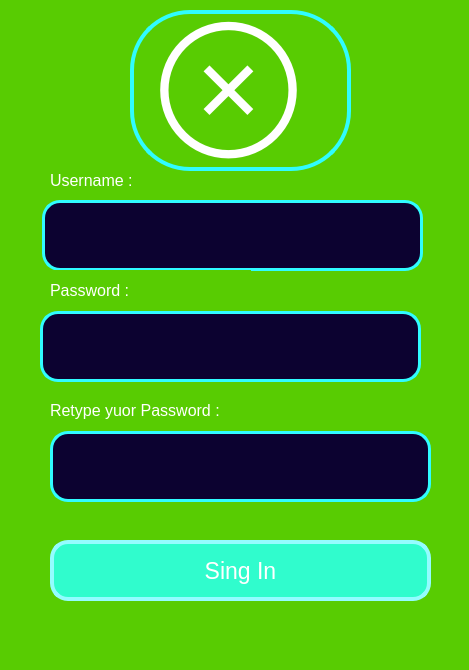
<?xml version="1.0" encoding="UTF-8"?>
<ui version="4.0">
 <class>MainWindow</class>
 <widget class="QMainWindow" name="MainWindow">
  <property name="geometry">
   <rect>
    <x>0</x>
    <y>0</y>
    <width>469</width>
    <height>670</height>
   </rect>
  </property>
  <property name="windowTitle">
   <string>MainWindow</string>
  </property>
  <property name="styleSheet">
   <string notr="true">background-color: #58cc02</string>
  </property>
  <widget class="QWidget" name="centralwidget">
   <widget class="QLabel" name="label_2">
    <property name="geometry">
     <rect>
      <x>50</x>
      <y>160</y>
      <width>201</width>
      <height>41</height>
     </rect>
    </property>
    <property name="font">
     <font>
      <pointsize>12</pointsize>
     </font>
    </property>
    <property name="styleSheet">
     <string notr="true">color: rgb(255, 255, 255);</string>
    </property>
    <property name="text">
     <string>Username :</string>
    </property>
   </widget>
   <widget class="QPushButton" name="Singin_btn">
    <property name="geometry">
     <rect>
      <x>50</x>
      <y>540</y>
      <width>381</width>
      <height>61</height>
     </rect>
    </property>
    <property name="font">
     <font>
      <pointsize>17</pointsize>
     </font>
    </property>
    <property name="cursor">
     <cursorShape>PointingHandCursor</cursorShape>
    </property>
    <property name="styleSheet">
     <string notr="true">#Singin_btn{
color: rgb(255, 255, 255);
background-color: rgb(48, 252, 205);
border-radius: 18px;
border: 4px solid rgb(148, 252, 255);
}
#Singin_btn:hover:pressed{
background-color: rgb(35, 38, 255);
}</string>
    </property>
    <property name="text">
     <string>Sing In</string>
    </property>
   </widget>
   <widget class="QLineEdit" name="Username">
    <property name="geometry">
     <rect>
      <x>42</x>
      <y>200</y>
      <width>381</width>
      <height>71</height>
     </rect>
    </property>
    <property name="font">
     <font>
      <pointsize>16</pointsize>
     </font>
    </property>
    <property name="styleSheet">
     <string notr="true">#Username{
color: rgb(255, 255, 255);
background-color: rgb(12, 2, 48);
border: 3px Solid rgb(48, 252, 255);
border-radius: 18px;
}
#Username:hover{
border: 2px solid rgb(255, 15, 51);
}
 </string>
    </property>
    <property name="text">
     <string/>
    </property>
    <property name="placeholderText">
     <string/>
    </property>
   </widget>
   <widget class="QLineEdit" name="Password">
    <property name="geometry">
     <rect>
      <x>40</x>
      <y>311</y>
      <width>381</width>
      <height>71</height>
     </rect>
    </property>
    <property name="font">
     <font>
      <pointsize>16</pointsize>
     </font>
    </property>
    <property name="styleSheet">
     <string notr="true">#Password{
color: rgb(255, 255, 255);
background-color: rgb(12, 2, 48);
border: 3px solid rgb(48, 252, 255);
border-radius: 18px;
}

#Password:hover{
border: 2px solid rgb(255, 15, 51);
}
</string>
    </property>
    <property name="text">
     <string/>
    </property>
   </widget>
   <widget class="QLabel" name="label_3">
    <property name="geometry">
     <rect>
      <x>50</x>
      <y>270</y>
      <width>201</width>
      <height>41</height>
     </rect>
    </property>
    <property name="font">
     <font>
      <pointsize>12</pointsize>
     </font>
    </property>
    <property name="styleSheet">
     <string notr="true">color: rgb(255, 255, 255);</string>
    </property>
    <property name="text">
     <string>Password :</string>
    </property>
   </widget>
   <widget class="QLabel" name="label">
    <property name="geometry">
     <rect>
      <x>130</x>
      <y>10</y>
      <width>221</width>
      <height>161</height>
     </rect>
    </property>
    <property name="font">
     <font>
      <pointsize>75</pointsize>
      <underline>false</underline>
     </font>
    </property>
    <property name="styleSheet">
     <string notr="true">#label{
color: rgb(255, 255, 255);
border: 4px Solid rgb(48, 252, 255);
border-radius: 60px;
}
#label:hover{
color: rgb(255, 39, 1);
border: 4px dotted rgb(3, 255, 19);
}</string>
    </property>
    <property name="text">
     <string></string>
    </property>
   </widget>
   <widget class="QLineEdit" name="Password_2">
    <property name="geometry">
     <rect>
      <x>50</x>
      <y>431</y>
      <width>381</width>
      <height>71</height>
     </rect>
    </property>
    <property name="font">
     <font>
      <pointsize>16</pointsize>
     </font>
    </property>
    <property name="styleSheet">
     <string notr="true">#Password_2{
color: rgb(255, 255, 255);
background-color: rgb(12, 2, 48);
border: 3px solid rgb(48, 252, 255);
border-radius: 18px;
}

#Password_2:hover{
border: 2px solid rgb(255, 15, 51);
}
</string>
    </property>
    <property name="text">
     <string/>
    </property>
   </widget>
   <widget class="QLabel" name="label_4">
    <property name="geometry">
     <rect>
      <x>50</x>
      <y>390</y>
      <width>221</width>
      <height>41</height>
     </rect>
    </property>
    <property name="font">
     <font>
      <pointsize>12</pointsize>
     </font>
    </property>
    <property name="styleSheet">
     <string notr="true">color: rgb(255, 255, 255);</string>
    </property>
    <property name="text">
     <string>Retype yuor Password :</string>
    </property>
   </widget>
  </widget>
  <widget class="QMenuBar" name="menubar">
   <property name="geometry">
    <rect>
     <x>0</x>
     <y>0</y>
     <width>469</width>
     <height>29</height>
    </rect>
   </property>
  </widget>
  <widget class="QStatusBar" name="statusbar"/>
 </widget>
 <resources/>
 <connections/>
</ui>
